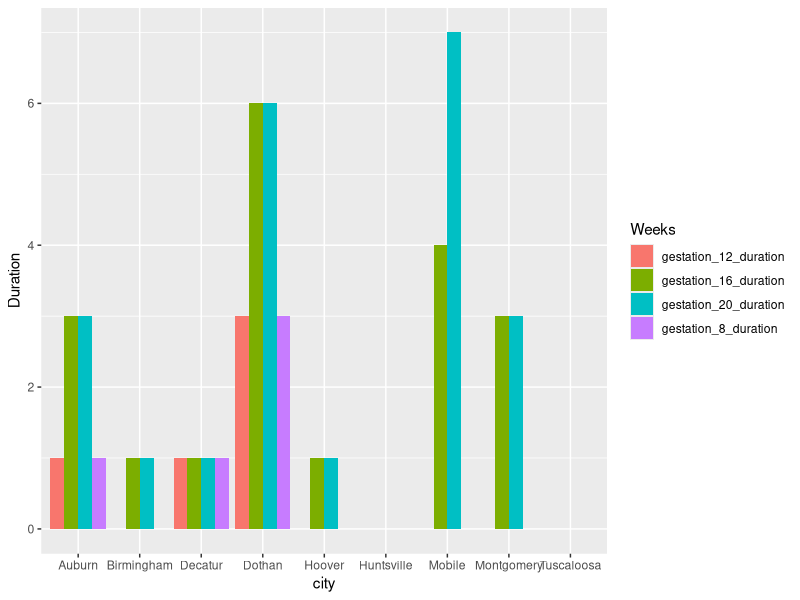

The R script that drew this image:

library(ggplot2)
library(tidyverse)
library(tidyr)
library(dplyr)


data <- read.csv("cities.csv")

dataCompare <- data %>%
  filter(state == "Alabama") %>%
  select(city, gestation_8_duration, gestation_12_duration, gestation_16_duration, gestation_20_duration) %>%
  gather (key = Weeks, value = Duration , -city)

alabamaGraph <- ggplot(dataCompare) +
  geom_col(
    mapping = aes(x = city, y = Duration, fill = Weeks), position = "dodge"
  )

